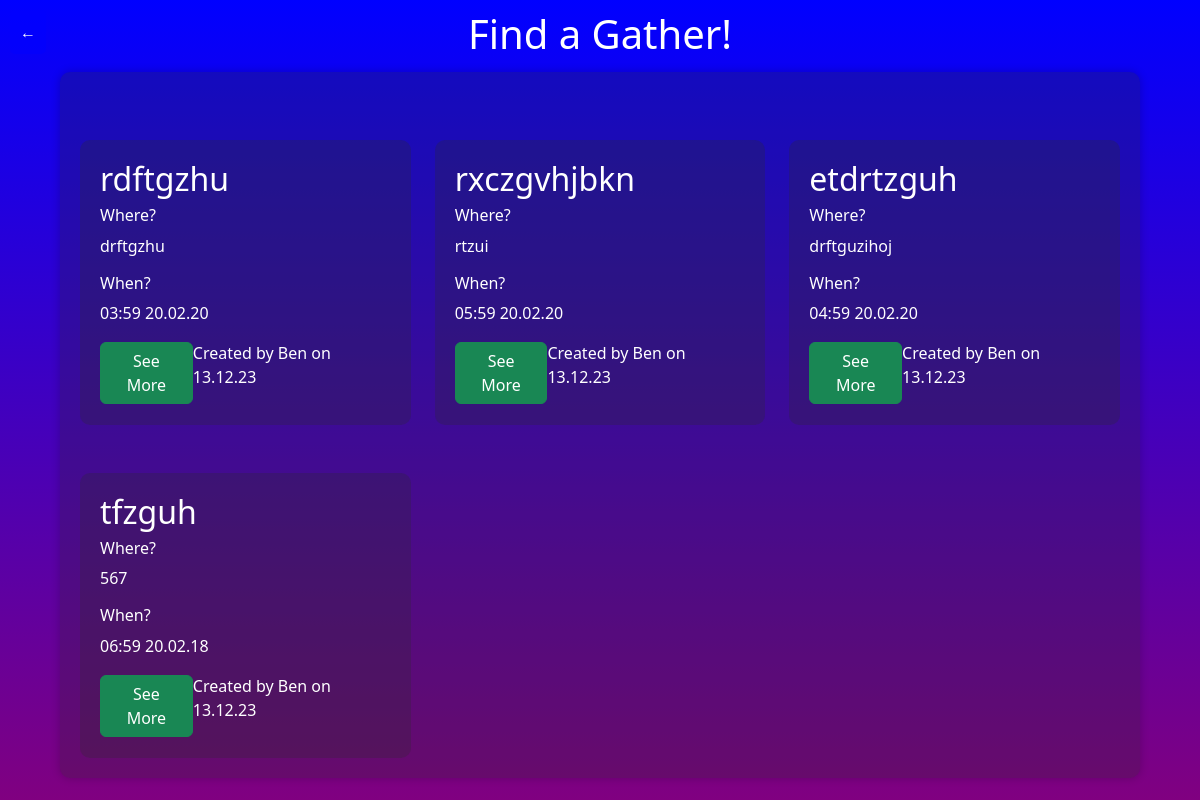
Page /anzeigen on the earlier database version.
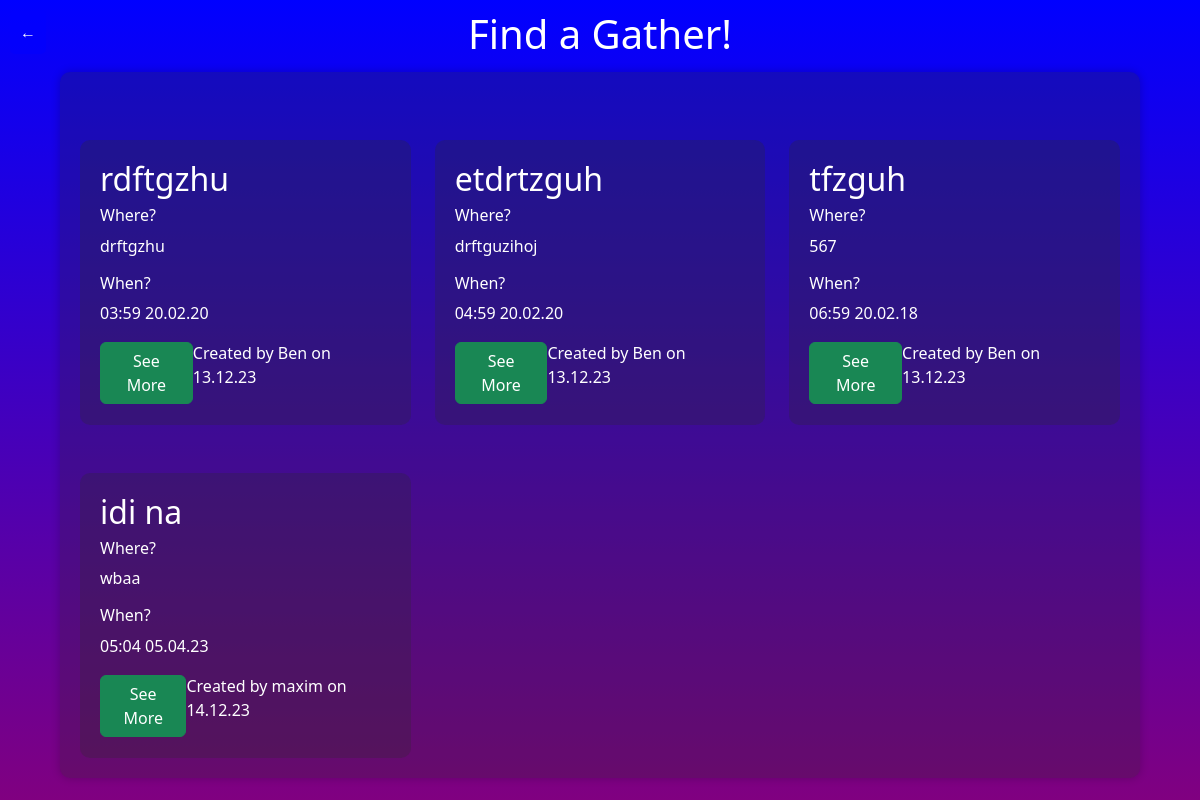
Same page on the later database version.
### website/models.py (models this page shows)
class Gather(db.Model, UserMixin):
    id = db.Column(db.Integer, primary_key = True)
    name = db.Column(db.String(150))
    description = db.Column(db.String(1000))
    location = db.Column(db.String(1000))
    Date = db.Column(db.Date)
    Time = db.Column(db.Time)
    createdAt = db.Column(db.DateTime(),default=datetime.utcnow)
    user_id = db.Column(db.Integer, db.ForeignKey('user.id'))
    Host = db.Column(db.String(20))
    users = db.relationship('User', secondary=user_gather_association, back_populates='Gathers')
    markers = db.relationship('Marker', back_populates='gather')

### website/gather.py (the view)
@gather.route("/anzeigen", methods=['GET', 'POST'])
def start_page():
    Gathers = Gather.query.order_by(Gather.id).all()
    return render_template('gather_find.html', Gathers=Gathers)

### website/templates/gather_find.html (shortened to what this page needs)
<!DOCTYPE html>
<html lang="en">
<head>
    <link href="https://cdn.jsdelivr.net/npm/bootstrap@5.3.2/dist/css/bootstrap.min.css" rel="stylesheet">
</head>
<body>
    <a href="/explore" class="btn btn-primary back-button">&#8592;</a>
    <header>
        <h1>Find a Gather!</h1>
    </header>
    <div class="container">
        {% for Gather in Gathers %}
            {% if loop.index % 3 == 1 %}
                <div class="row mt-5">
            {% endif %}
            <div class="col-md-4">
                <div class="gather-info-container" style="background-color: rgba(43, 43, 43, 0.264); padding: 20px; border-radius: 10px;">
                    <div class="info-subcontainer">
                        <h2>{{ Gather.name }}</h2>
                    </div>
                    <div class="info-subcontainer">
                        <h6>Where?</h6>
                        <p>{{ Gather.location }}</p>
                    </div>
                    <div class="info-subcontainer">
                        <h6>When?</h6>
                        <p>{{ Gather.Time.strftime('%H:%M') }} {{ Gather.Date.strftime('%d.%m.%y') }}</p>
                    </div>
                    <div style="display: flex; justify-content: space-between; align-items: center;">
                        <form action="/extendedGather" method="POST">
                            <button type="submit" class="btn btn-success">See More</button>
                        </form>
                        <div>
                            <p>Created by {{ Gather.Host }} on <span class="msg-date">{{Gather.createdAt.strftime('%d.%m.%y')}}</span> </p>
                        </div>
                    </div>
                </div>
            </div>
            {% if loop.index % 3 == 0 or loop.last %}
                </div>
            {% endif %}
        {% endfor %}
    </div>
</body>
</html>

### website/templates/gather_find.html (style rules this page uses)
body { margin: 0; font-family: 'Segoe UI', Tahoma, Geneva, Verdana, sans-serif; color: #ffffff; display: flex; flex-direction: column; min-height: 100vh; background: linear-gradient(blue, purple); }
.container { background-color: rgba(43, 43, 43, 0.264); border-radius: 10px; padding: 20px; box-shadow: 0 0 10px rgba(0, 0, 0, 0.2); max-width: 90%; margin: auto; margin-top: 6%; }
.back-button { position: absolute; top: 10px; left: 10px; color: white; background: rgba(0, 0, 255, 0.5); border: none; padding: 10px; border-radius: 5px; z-index: 400; }
header { position: fixed; width: 100%; background-color: rgba(0, 0, 0, 0.0); color: white; text-align: center; padding: 10px 0; z-index: 10; }

Differences in the rows shown:
removed Gather: name "rxczgvhjbkn", location "rtzui", Time "05:59", Date "20.02.20", Host "Ben", createdAt "13.12.23"
added Gather: name "idi na", location "wbaa", Time "05:04", Date "05.04.23", Host "maxim", createdAt "14.12.23"
